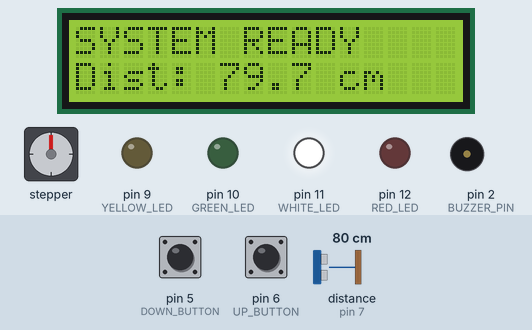
Bench run of a sketch on a simulated Arduino Uno, built with avr-gcc and run on an emulated ATmega328P. Parts: stepper motor, 16×2 character LCD, output pins drawn as LEDs (lit = HIGH), buzzer (waves = sounding). Wiring (inferred from the names in the program): ultrasonic range finder: trigger pin 8; echo pin 7; stepper motor driver (200 steps per turn assumed): step pin 3; direction pin 4; enable pin 13. The inputs (shaded band) are chosen by the test bench; at power-on: pin 6 (UP_BUTTON) HIGH, pin 5 (DOWN_BUTTON) HIGH, distance to the obstacle (sensor on pin 7) 80 cm. The echo pulse lasts 58.3 µs per cm; pins used as bus, display or sensor lines are not drawn.

Above: at 1.6 s.
1.7 s: pin 6 (UP_BUTTON) pulled LOW for 0.15 s
At 1.86 s:
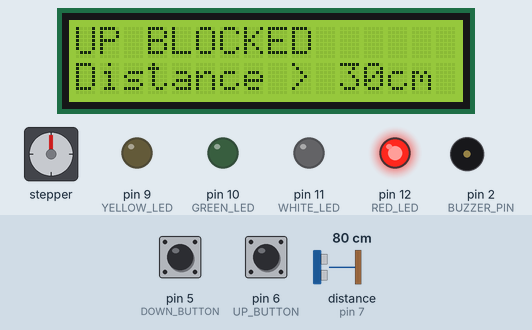
3.4 s: pin 5 (DOWN_BUTTON) pulled LOW for 1 s
At 3.6 s:
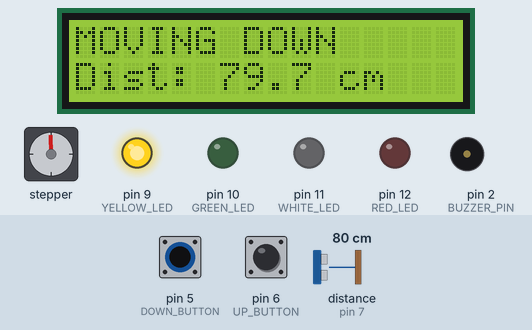
5.9 s: distance to the obstacle (sensor on pin 7) set to 193 cm
At 6.24 s:
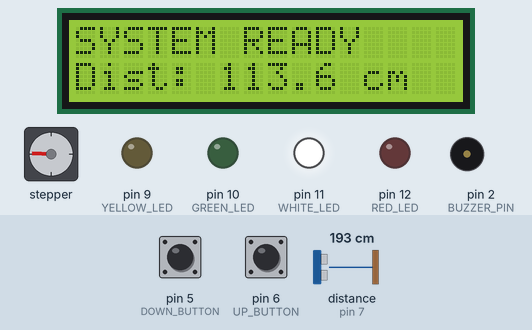
7.6 s: distance to the obstacle (sensor on pin 7) set to 204 cm
At 9.1 s:
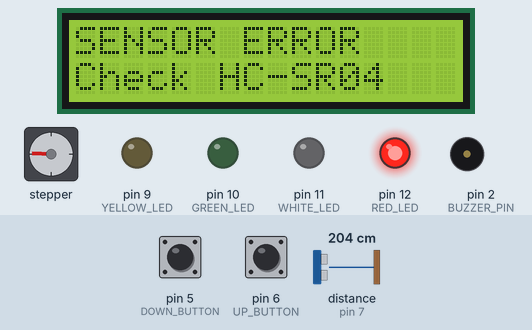
9.4 s: pin 5 (DOWN_BUTTON) pulled LOW for 0.15 s
At 10.6 s:
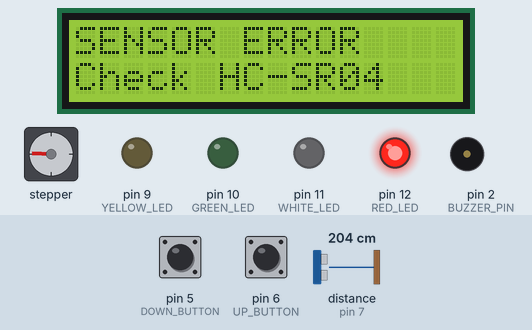
Timing chart, 0 to 12.0 s (numbered marks = the images above; inputs shaded):
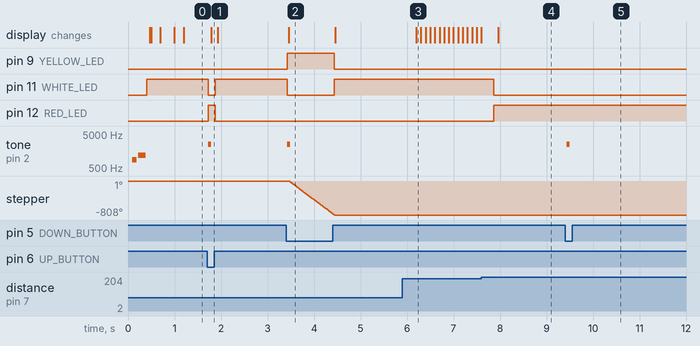

The sketch:

car-lift.ino
```cpp
#include <Wire.h>
#include <LiquidCrystal_I2C.h>

// ================= LCD =================
LiquidCrystal_I2C lcd(0x27, 16, 2);

// ================= PIN CONFIGURATION =================
const byte TRIG_PIN = 8;
const byte ECHO_PIN = 7;

const byte UP_BUTTON   = 6;
const byte DOWN_BUTTON = 5;

const byte BUZZER_PIN = 2;

const byte RED_LED    = 12;
const byte WHITE_LED  = 11;
const byte GREEN_LED  = 10;
const byte YELLOW_LED = 9;

const byte STEP_PIN   = 3;
const byte DIR_PIN    = 4;
const byte ENABLE_PIN = 13;

// Change this to LOW if UP moves in the wrong direction.
const byte UP_DIRECTION = HIGH;

// ================= SENSOR SETTINGS =================
const float MIN_DISTANCE = 5.0;
const float MAX_DISTANCE = 30.0;

const unsigned long SENSOR_INTERVAL_MS = 100;
const unsigned long ECHO_TIMEOUT_US = 12000UL;

// ================= MOTOR SETTINGS =================
// Larger interval = slower motor.
// Start slowly; adjust only after confirming safe driver setup.
const unsigned long STEP_INTERVAL_US = 2000;
const unsigned int STEP_PULSE_US = 5;

// ================= BUTTON SETTINGS =================
const unsigned long DEBOUNCE_MS = 30;
const unsigned long RELEASE_LOCKOUT_MS = 150;

// ================= SENSOR FILTER =================
float samples[5];
byte sampleCount = 0;
byte sampleIndex = 0;

float filteredDistance = -1;
bool sensorError = true;
byte missedEchoes = 0;

unsigned long lastSensorUpdate = 0;

// ================= BUTTON STATE =================
bool upStable = false;
bool downStable = false;

bool upLastRaw = false;
bool downLastRaw = false;

unsigned long upChangeTime = 0;
unsigned long downChangeTime = 0;

bool buttonLockout = false;
unsigned long bothReleasedTime = 0;

// ================= MOTOR STATE =================
enum Motion {
  STOPPED,
  MOVING_UP,
  MOVING_DOWN
};

Motion motion = STOPPED;

unsigned long lastStepTime = 0;

// ================= LCD STATUS =================
String lastLine1 = "";
String lastLine2 = "";

// ================= STARTUP =================
void setup() {
  pinMode(TRIG_PIN, OUTPUT);
  pinMode(ECHO_PIN, INPUT);

  pinMode(UP_BUTTON, INPUT_PULLUP);
  pinMode(DOWN_BUTTON, INPUT_PULLUP);

  pinMode(BUZZER_PIN, OUTPUT);

  pinMode(RED_LED, OUTPUT);
  pinMode(WHITE_LED, OUTPUT);
  pinMode(GREEN_LED, OUTPUT);
  pinMode(YELLOW_LED, OUTPUT);

  pinMode(STEP_PIN, OUTPUT);
  pinMode(DIR_PIN, OUTPUT);
  pinMode(ENABLE_PIN, OUTPUT);

  digitalWrite(TRIG_PIN, LOW);
  digitalWrite(STEP_PIN, LOW);

  // A4988 ENABLE is active LOW.
  digitalWrite(ENABLE_PIN, HIGH);

  Wire.begin();
  lcd.init();
  lcd.backlight();

  lcd.setCursor(0, 0);
  lcd.print("System Starting");
  lcd.setCursor(0, 1);
  lcd.print("Please Wait...");

  tone(BUZZER_PIN, 880, 100);
  delay(130);
  tone(BUZZER_PIN, 1175, 160);
  delay(180);
  noTone(BUZZER_PIN);

  stopMotor();
  setLEDs(WHITE_LED);

  lcd.clear();
  updateLCD("SYSTEM READY", "Checking sensor");
}

// ================= MAIN LOOP =================
void loop() {
  updateButtons();
  updateSensor();

  // Both buttons pressed: stop and require both released.
  if (upStable && downStable) {
    stopMotor();
    buttonLockout = true;
    bothReleasedTime = 0;

    setLEDs(RED_LED);
    updateLCD("BUTTON CONFLICT", "Release both");
    return;
  }

  if (buttonLockout) {
    stopMotor();
    setLEDs(RED_LED);
    updateLCD("BUTTON CONFLICT", "Release both");

    if (!upStable && !downStable) {
      if (bothReleasedTime == 0) {
        bothReleasedTime = millis();
      }

      if (millis() - bothReleasedTime >= RELEASE_LOCKOUT_MS) {
        buttonLockout = false;
        bothReleasedTime = 0;
        setLEDs(WHITE_LED);
        updateLCD("SYSTEM READY", "Select direction");
      }
    } else {
      bothReleasedTime = 0;
    }
    return;
  }

  // Stop on sensor failure.
  if (sensorError) {
    stopMotor();
    setLEDs(RED_LED);
    updateLCD("SENSOR ERROR", "Check HC-SR04");
    return;
  }

  // Stop if neither button is held.
  if (!upStable && !downStable) {
    stopMotor();
    setLEDs(WHITE_LED);
    updateLCD("SYSTEM READY", distanceText());
    return;
  }

  // UP is blocked if the measured distance exceeds the limit.
  if (upStable) {
    if (filteredDistance > MAX_DISTANCE) {
      stopMotor();
      setLEDs(RED_LED);
      updateLCD("UP BLOCKED", "Distance > 30cm");
      return;
    }

    startMotor(MOVING_UP);
    setLEDs(GREEN_LED);
    updateLCD("MOVING UP", distanceText());
  }

  // DOWN is blocked if the measured distance is below the limit.
  else if (downStable) {
    if (filteredDistance < MIN_DISTANCE) {
      stopMotor();
      setLEDs(RED_LED);
      updateLCD("DOWN BLOCKED", "Distance < 5cm");
      return;
    }

    startMotor(MOVING_DOWN);
    setLEDs(YELLOW_LED);
    updateLCD("MOVING DOWN", distanceText());
  }

  serviceMotor();
}

// ================= BUTTON HANDLING =================
void updateButtons() {
  bool upRaw = (digitalRead(UP_BUTTON) == LOW);
  bool downRaw = (digitalRead(DOWN_BUTTON) == LOW);

  if (upRaw != upLastRaw) {
    upLastRaw = upRaw;
    upChangeTime = millis();
  }

  if (downRaw != downLastRaw) {
    downLastRaw = downRaw;
    downChangeTime = millis();
  }

  if (millis() - upChangeTime >= DEBOUNCE_MS) {
    if (upStable != upRaw) {
      upStable = upRaw;
      if (upStable) buttonBeep();
    }
  }

  if (millis() - downChangeTime >= DEBOUNCE_MS) {
    if (downStable != downRaw) {
      downStable = downRaw;
      if (downStable) buttonBeep();
    }
  }
}

void buttonBeep() {
  tone(BUZZER_PIN, 2500, 65);
}

// ================= ULTRASONIC SENSOR =================
void updateSensor() {
  if (millis() - lastSensorUpdate < SENSOR_INTERVAL_MS) {
    return;
  }

  lastSensorUpdate = millis();

  digitalWrite(TRIG_PIN, LOW);
  delayMicroseconds(2);
  digitalWrite(TRIG_PIN, HIGH);
  delayMicroseconds(10);
  digitalWrite(TRIG_PIN, LOW);

  unsigned long duration =
      pulseIn(ECHO_PIN, HIGH, ECHO_TIMEOUT_US);

  if (duration == 0) {
    if (missedEchoes < 3) missedEchoes++;

    if (missedEchoes >= 3) {
      sensorError = true;
      filteredDistance = -1;
    }
    return;
  }

  float distance = duration * 0.0343 / 2.0;

  if (distance < 2.0 || distance > 200.0) {
    return;
  }

  missedEchoes = 0;
  sensorError = false;

  samples[sampleIndex] = distance;
  sampleIndex = (sampleIndex + 1) % 5;

  if (sampleCount < 5) sampleCount++;

  float median = getMedian();

  if (filteredDistance < 0) {
    filteredDistance = median;
  } else {
    filteredDistance =
        0.30 * median + 0.70 * filteredDistance;
  }
}

float getMedian() {
  float sorted[5];

  for (byte i = 0; i < sampleCount; i++) {
    sorted[i] = samples[i];
  }

  for (byte i = 0; i < sampleCount; i++) {
    for (byte j = i + 1; j < sampleCount; j++) {
      if (sorted[j] < sorted[i]) {
        float temp = sorted[i];
        sorted[i] = sorted[j];
        sorted[j] = temp;
      }
    }
  }

  return sorted[sampleCount / 2];
}

// ================= MOTOR CONTROL =================
void startMotor(Motion direction) {
  if (motion != direction) {
    digitalWrite(STEP_PIN, LOW);

    if (direction == MOVING_UP) {
      digitalWrite(DIR_PIN, UP_DIRECTION);
    } else {
      digitalWrite(DIR_PIN, !UP_DIRECTION);
    }

    // Allow DIR setup time before stepping.
    delayMicroseconds(10);

    digitalWrite(ENABLE_PIN, LOW);
    motion = direction;
    lastStepTime = micros();
  }
}

void serviceMotor() {
  if (motion == STOPPED) return;

  unsigned long now = micros();

  if (now - lastStepTime >= STEP_INTERVAL_US) {
    lastStepTime = now;

    digitalWrite(STEP_PIN, HIGH);
    delayMicroseconds(STEP_PULSE_US);
    digitalWrite(STEP_PIN, LOW);
  }
}

void stopMotor() {
  digitalWrite(STEP_PIN, LOW);
  digitalWrite(ENABLE_PIN, HIGH);
  motion = STOPPED;
}

// ================= LED CONTROL =================
void setLEDs(byte activeLED) {
  digitalWrite(RED_LED,    activeLED == RED_LED);
  digitalWrite(WHITE_LED,  activeLED == WHITE_LED);
  digitalWrite(GREEN_LED,  activeLED == GREEN_LED);
  digitalWrite(YELLOW_LED, activeLED == YELLOW_LED);
}

// ================= LCD HELPERS =================
String distanceText() {
  if (sensorError || filteredDistance < 0) {
    return "Distance: --";
  }

  return "Dist: " + String(filteredDistance, 1) + " cm";
}

void updateLCD(String line1, String line2) {
  if (line1 != lastLine1) {
    lcd.setCursor(0, 0);
    lcd.print("                ");
    lcd.setCursor(0, 0);
    lcd.print(line1.substring(0, 16));
    lastLine1 = line1;
  }

  if (line2 != lastLine2) {
    lcd.setCursor(0, 1);
    lcd.print("                ");
    lcd.setCursor(0, 1);
    lcd.print(line2.substring(0, 16));
    lastLine2 = line2;
  }
}
```

Measured:
- the behaviour switches between 198 and 199 cm on distance to the obstacle (sensor on pin 7) (found by bisection; images 3 and 4)
- after the input at 1.7 s, pin 11 (WHITE_LED): HIGH → LOW at once, → HIGH 0.15 s later; pin 12 (RED_LED): LOW → HIGH at once, → LOW 0.15 s later; tone on pin 2 (BUZZER_PIN): silent → 2500 Hz at once, → silent 0.07 s later; the display: changes after 0.09 s (image 1)
- after the input at 3.4 s, pin 9 (YELLOW_LED): LOW → HIGH at once, → LOW 1.0 s later; pin 11 (WHITE_LED): HIGH → LOW at once, → HIGH 1.0 s later; tone on pin 2 (BUZZER_PIN): silent → 2500 Hz at once, → silent 0.07 s later; stepper: turns 808° counter-clockwise in 0.99 s, starting after 0.06 s; the display: changes after 0.06 s (image 2)
- after the input at 5.9 s, the display: changes after 0.30 s (image 3)
- after the input at 7.6 s, pin 11 (WHITE_LED): HIGH → LOW after 0.27 s; pin 12 (RED_LED): LOW → HIGH after 0.27 s; the display: changes after 0.36 s (image 4)
- after the input at 9.4 s, tone on pin 2 (BUZZER_PIN): silent → 2500 Hz at once, → silent 0.07 s later
